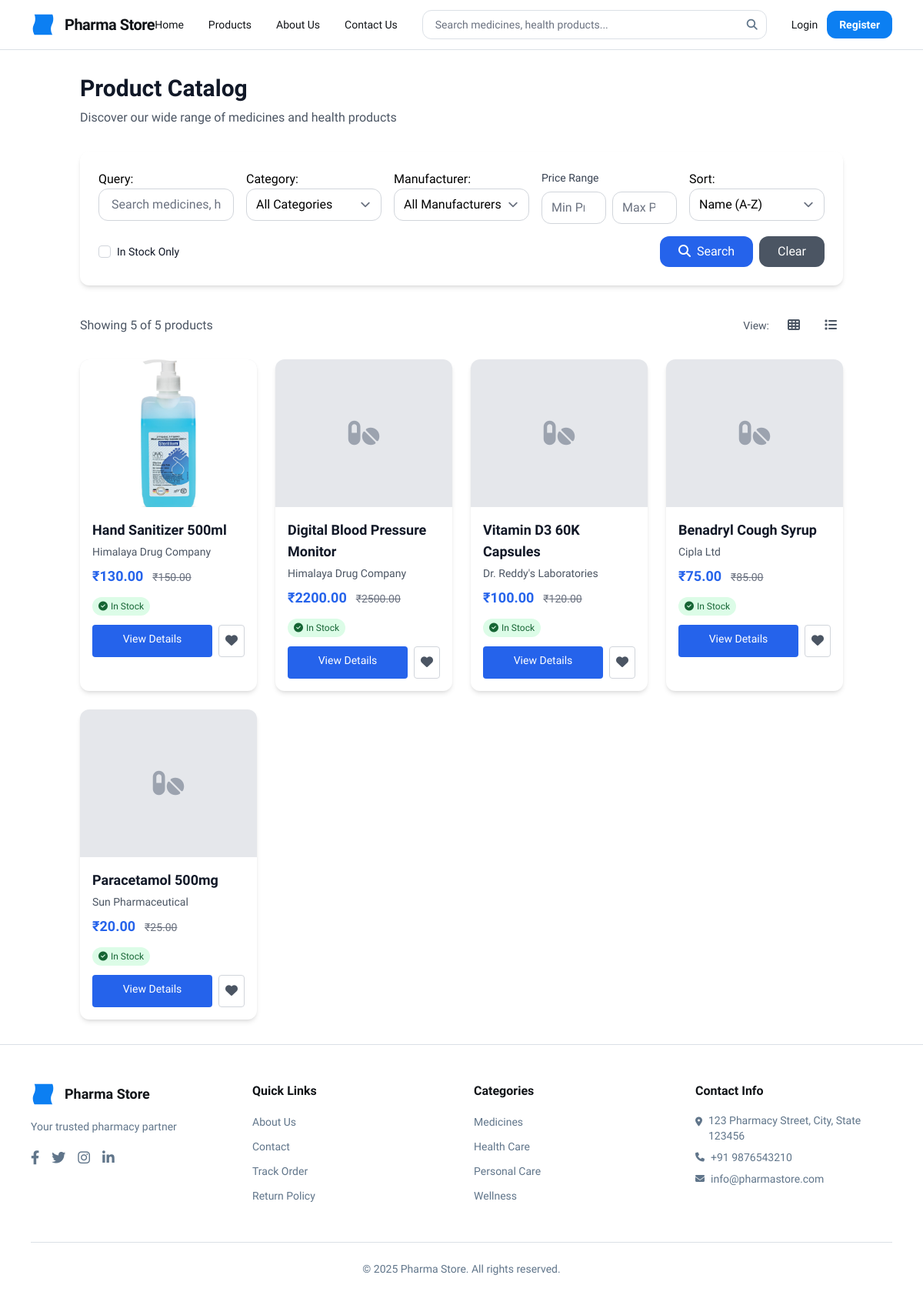
Screenshot of /products/ with the database file from the repository.
### apps/products/models.py (models this page shows, shortened)
class Product(TimeStampedModel):
    PRESCRIPTION_CHOICES = [
        ('OTC', 'Over The Counter'),
        ('RX', 'Prescription Required'),
    ]
    name = models.CharField(max_length=200)
    slug = models.SlugField(unique=True, blank=True)
    category = models.ForeignKey(Category, on_delete=models.CASCADE, related_name='products')
    manufacturer = models.ForeignKey(Manufacturer, on_delete=models.CASCADE, related_name='products')
    description = models.TextField()
    short_description = models.TextField(max_length=500, blank=True)
    composition = models.TextField(blank=True)
    dosage_form = models.CharField(max_length=100, blank=True)  # Tablet, Capsule, Syrup, etc.
    strength = models.CharField(max_length=100, blank=True)  # 500mg, 10ml, etc.
    pack_size = models.CharField(max_length=100, blank=True)  # 10 tablets, 100ml bottle, etc.
    prescription_required = models.CharField(
        max_length=3,
        choices=PRESCRIPTION_CHOICES,
        default='OTC'
    )
    mrp_price = models.DecimalField(max_digits=10, decimal_places=2)
    patient_price = models.DecimalField(max_digits=10, decimal_places=2)
    pharmacy_price = models.DecimalField(max_digits=10, decimal_places=2)
    cost_price = models.DecimalField(max_digits=10, decimal_places=2, blank=True, null=True)
    stock_quantity = models.PositiveIntegerField(default=0)
    low_stock_threshold = models.PositiveIntegerField(default=10)
    track_inventory = models.BooleanField(default=True)
    is_active = models.BooleanField(default=True)
    is_featured = models.BooleanField(default=False)
    meta_title = models.CharField(max_length=60, blank=True)
    meta_description = models.CharField(max_length=160, blank=True)
    meta_keywords = models.TextField(blank=True)
    view_count = models.PositiveIntegerField(default=0)
    class Meta:
        verbose_name = "Product"
        verbose_name_plural = "Products"
        ordering = ['-created_at']
    def get_absolute_url(self):
        return reverse('products:product_detail', kwargs={'slug': self.slug})
    def get_price_for_user(self, user):
        if user and user.is_authenticated and user.user_type == 'PHARMACY':
            return self.pharmacy_price
        return self.patient_price
    def get_discount_percentage(self, user):
        user_price = self.get_price_for_user(user)
        if self.mrp_price > 0:
            discount = ((self.mrp_price - user_price) / self.mrp_price) * 100
            return round(discount, 1)
        return 0
    @property
    def is_in_stock(self):
        if not self.track_inventory:
            return True
        return self.stock_quantity > 0
    @property
    def primary_image(self):
        return self.images.filter(is_primary=True).first()

class ProductImage(TimeStampedModel):
    product = models.ForeignKey(Product, on_delete=models.CASCADE, related_name='images')
    image_data = models.TextField()  # Base64 encoded image
    thumbnail_data = models.TextField(blank=True)  # Base64 encoded thumbnail
    alt_text = models.CharField(max_length=255, blank=True)
    is_primary = models.BooleanField(default=False)
    sort_order = models.PositiveIntegerField(default=0)
    class Meta:
        verbose_name = "Product Image"
        verbose_name_plural = "Product Images"
        ordering = ['sort_order', '-is_primary']

class Manufacturer(TimeStampedModel):
    name = models.CharField(max_length=100)
    slug = models.SlugField(unique=True, blank=True)
    description = models.TextField(blank=True)
    logo = models.TextField(blank=True)  # Base64 encoded logo
    website_url = models.URLField(blank=True)
    contact_email = models.EmailField(blank=True)
    is_active = models.BooleanField(default=True)
    class Meta:
        verbose_name = "Manufacturer"
        verbose_name_plural = "Manufacturers"
        ordering = ['name']
    def __str__(self):
        return self.name

### apps/products/views.py (the view, shortened to what this page needs)
# urls.py: path('', views.ProductCatalogView.as_view(), name='catalog'),
class ProductCatalogView(ListView):
    model = Product
    template_name = 'products/catalog.html'
    context_object_name = 'products'
    paginate_by = 12
    def get_queryset(self):
        queryset = Product.objects.filter(is_active=True).select_related(
            'category', 'manufacturer'
        ).prefetch_related('images', 'reviews')
        query = self.request.GET.get('query')
        category_slug = self.request.GET.get('category')
        manufacturer_slug = self.request.GET.get('manufacturer')
        if manufacturer_slug:
            queryset = queryset.filter(manufacturer__slug=manufacturer_slug)
        min_price = self.request.GET.get('min_price')
        max_price = self.request.GET.get('max_price')
        if min_price:
            queryset = queryset.filter(patient_price__gte=min_price)
        if max_price:
            queryset = queryset.filter(patient_price__lte=max_price)
        prescription_required = self.request.GET.get('prescription_required')
        if prescription_required:
            queryset = queryset.filter(prescription_required=prescription_required)
        in_stock = self.request.GET.get('in_stock')
        if in_stock:
            queryset = queryset.filter(stock_quantity__gt=0)
        sort = self.request.GET.get('sort', '-created_at')
        if sort:
            queryset = queryset.order_by(sort)
        return queryset
    def get_context_data(self, **kwargs):
        context = super().get_context_data(**kwargs)
        context['search_form'] = ProductSearchForm(self.request.GET)
        context['filter_form'] = ProductFilterForm(self.request.GET)
        context['categories'] = Category.objects.filter(is_active=True, parent=None)
        context['manufacturers'] = Manufacturer.objects.filter(is_active=True)[:10]
        context['total_products'] = self.get_queryset().count()
        for product in context['products']:
            product.user_price = product.get_price_for_user(self.request.user)
            product.discount_percentage = product.get_discount_percentage(self.request.user)
        return context

### templates/products/catalog.html (shortened to what this page needs)
{% extends 'base.html' %}
{% load widget_tweaks %}
{% block content %}
<div class="container mx-auto px-4 py-8">
    <div class="mb-8">
        <h1 class="text-3xl font-bold text-gray-900 mb-2">Product Catalog</h1>
        <p class="text-gray-600">Discover our wide range of medicines and health products</p>
    </div>
    <div class="bg-white rounded-lg shadow-md p-6 mb-8">
        <form method="get" class="space-y-4">
            <div class="grid grid-cols-1 md:grid-cols-3 lg:grid-cols-5 gap-4">
                <div>
                    {{ search_form.query.label_tag }}
                    {{ search_form.query }}
                </div>
                <div>
                    {{ search_form.category.label_tag }}
                    {{ search_form.category }}
                </div>
                <div>
                    {{ search_form.manufacturer.label_tag }}
                    {{ search_form.manufacturer }}
                </div>
                <div>
                    <label class="block text-sm font-medium text-gray-700 mb-2">Price Range</label>
                    <div class="flex space-x-2">
                        {{ search_form.min_price }}
                        {{ search_form.max_price }}
                    </div>
                </div>
                <div>
                    {{ filter_form.sort.label_tag }}
                    {{ filter_form.sort }}
                </div>
            </div>
            <div class="flex items-center justify-between">
                <div class="flex items-center space-x-4">
                    <div class="flex items-center">
                        {{ search_form.in_stock }}
                        <label for="{{ search_form.in_stock.id_for_label }}" class="ml-2 text-sm text-gray-900">
                            In Stock Only
                        </label>
                    </div>
                </div>
                <div class="flex space-x-2">
                    <button type="submit" class="bg-blue-600 text-white px-6 py-2 rounded-lg hover:bg-blue-700">
                        <i class="fas fa-search mr-2"></i>Search
                    </button>
                    <a href="{% url 'products:catalog' %}" class="bg-gray-600 text-white px-6 py-2 rounded-lg hover:bg-gray-700">
                        Clear
                    </a>
                </div>
            </div>
        </form>
    </div>
    <div class="flex items-center justify-between mb-6">
        <div class="text-gray-600">
            Showing {{ products|length }} of {{ total_products }} products
        </div>
        <div class="flex items-center space-x-4">
            <span class="text-sm text-gray-600">View:</span>
            <button class="p-2 text-gray-600 hover:text-blue-600" id="grid-view">
                <i class="fas fa-th"></i>
            </button>
            <button class="p-2 text-gray-600 hover:text-blue-600" id="list-view">
                <i class="fas fa-list"></i>
            </button>
        </div>
    </div>
    <div class="grid grid-cols-1 md:grid-cols-3 lg:grid-cols-4 gap-6" id="product-grid">
        {% for product in products %}
            <div class="bg-white rounded-lg shadow-md overflow-hidden hover:shadow-lg transition-shadow">
                <div class="relative h-48 bg-gray-200 flex items-center justify-center">
                    {% if product.primary_image %}
                        <img
                             alt="{{ product.name }}"
                             class="w-full h-full object-cover">
                    {% else %}
                        <i class="fas fa-pills text-4xl text-gray-400"></i>
                    {% endif %}
                </div>
                <div class="p-4">
                    <h3 class="text-lg font-semibold text-gray-900 mb-1">{{ product.name }}</h3>
                    <p class="text-sm text-gray-600 mb-2">{{ product.manufacturer.name }}</p>
                    <div class="mb-3">
                        <span class="text-lg font-bold text-blue-600">₹{{ product.user_price }}</span>
                        {% if product.discount_percentage > 0 %}
                            <span class="text-sm text-gray-500 line-through ml-2">₹{{ product.mrp_price }}</span>
                        {% endif %}
                    </div>
                    <div class="mb-3">
                        {% if product.is_in_stock %}
                            <span class="inline-flex items-center px-2 py-1 rounded-full text-xs font-medium bg-green-100 text-green-800">
                                <i class="fas fa-check-circle mr-1"></i>In Stock
                            </span>
                        {% else %}
                            <span class="inline-flex items-center px-2 py-1 rounded-full text-xs font-medium bg-red-100 text-red-800">
                                <i class="fas fa-times-circle mr-1"></i>Out of Stock
                            </span>
                        {% endif %}
                    </div>
                    <div class="flex space-x-2">
                        <a href="{{ product.get_absolute_url }}" class="flex-1 bg-blue-600 text-white py-2 px-3 rounded hover:bg-blue-700 text-sm text-center">
                            View Details
                        </a>
                        <button class="p-2 text-gray-600 hover:text-red-600 border border-gray-300 rounded hover:border-red-300">
                            <i class="fas fa-heart"></i>
                        </button>
                    </div>
                </div>
            </div>
        {% empty %}
            <div class="col-span-full text-center py-12">
                <i class="fas fa-pills text-6xl text-gray-300 mb-4"></i>
                <h3 class="text-xl font-semibold text-gray-700 mb-2">No products found</h3>
                <p class="text-gray-500">Try adjusting your search criteria</p>
            </div>
        {% endfor %}
    </div>
</div>
{% endblock %}

### rows the page displays
Product: primary_image.image_data (picture), name "Hand Sanitizer 500ml", manufacturer.name "Himalaya Drug Company", user_price "130.00", mrp_price "150.00", track_inventory True (drawn)
Product: name "Digital Blood Pressure Monitor", manufacturer.name "Himalaya Drug Company", user_price "2200.00", mrp_price "2500.00", track_inventory True (drawn)
Product: name "Vitamin D3 60K Capsules", manufacturer.name "Dr. Reddy's Laboratories", user_price "100.00", mrp_price "120.00", track_inventory True (drawn)
Product: name "Benadryl Cough Syrup", manufacturer.name "Cipla Ltd", user_price "75.00", mrp_price "85.00", track_inventory True (drawn)
Product: name "Paracetamol 500mg", manufacturer.name "Sun Pharmaceutical", user_price "20.00", mrp_price "25.00", track_inventory True (drawn)

### other values shown
{{ site_name }} "Pharma Store"
{{ search_form.query.label_tag }} "Query:"
{{ search_form.category.label_tag }} "Category:"
{{ search_form.manufacturer.label_tag }} "Manufacturer:"
{{ filter_form.sort.label_tag }} "Sort:"
{{ products|length }} "5"
{{ total_products }} "5"
{{ site_tagline }} "Your trusted pharmacy partner"
{{ contact_phone }} "+91 9876543210"
{{ contact_email }} "info@pharmastore.com"
